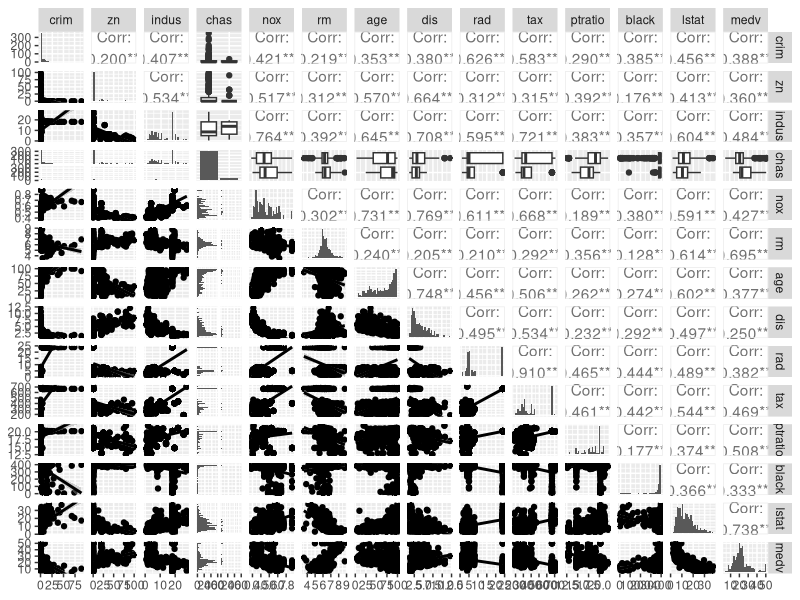
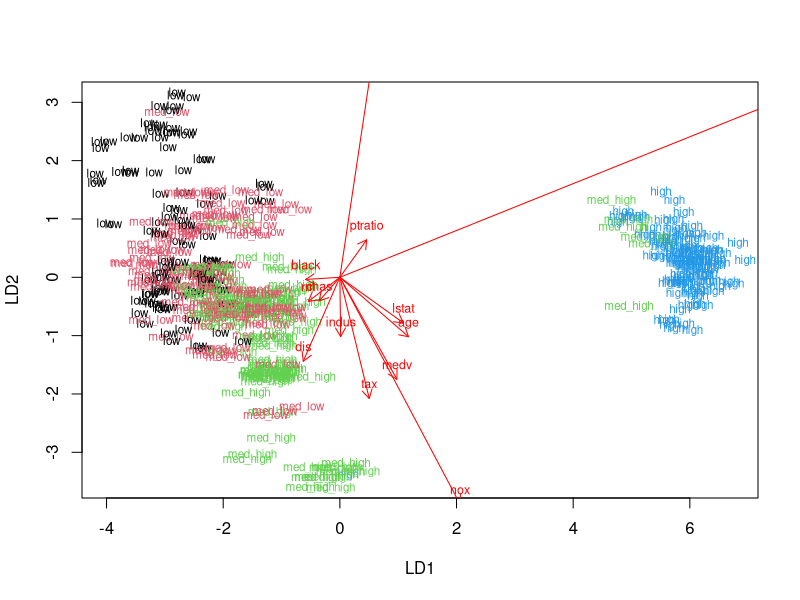
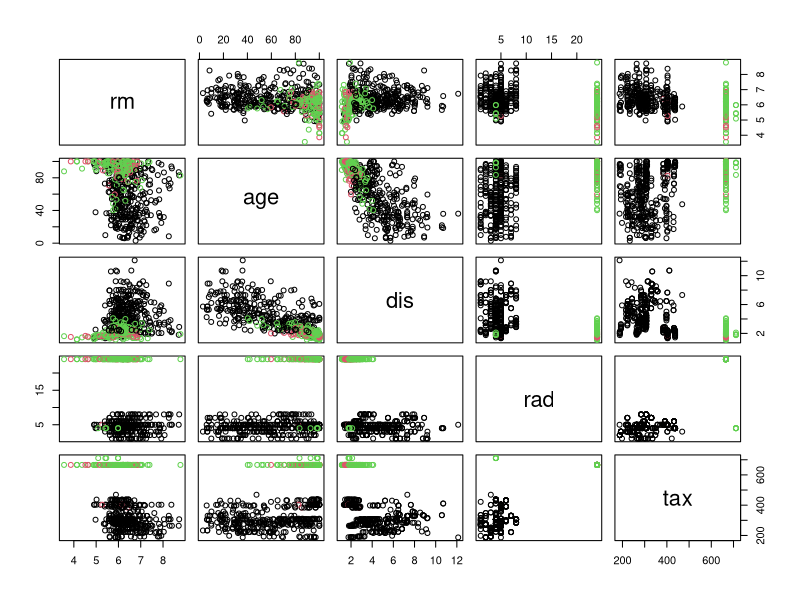
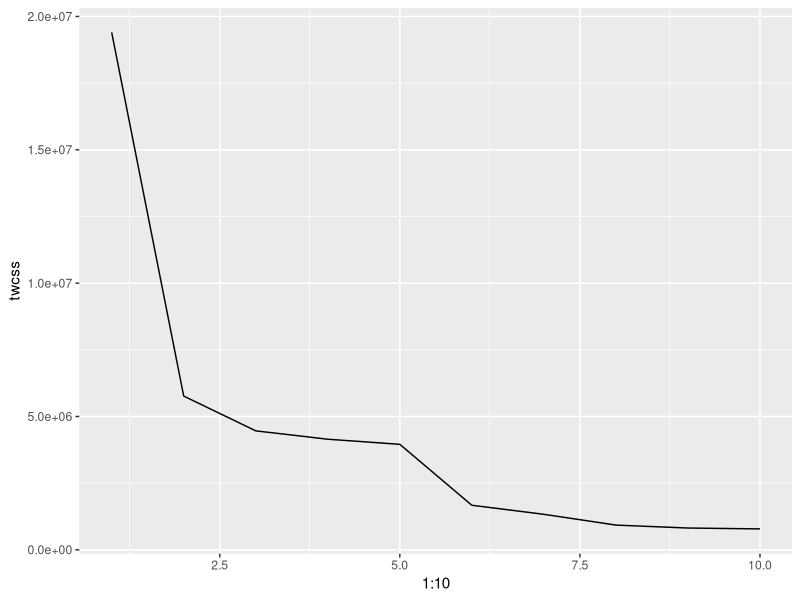
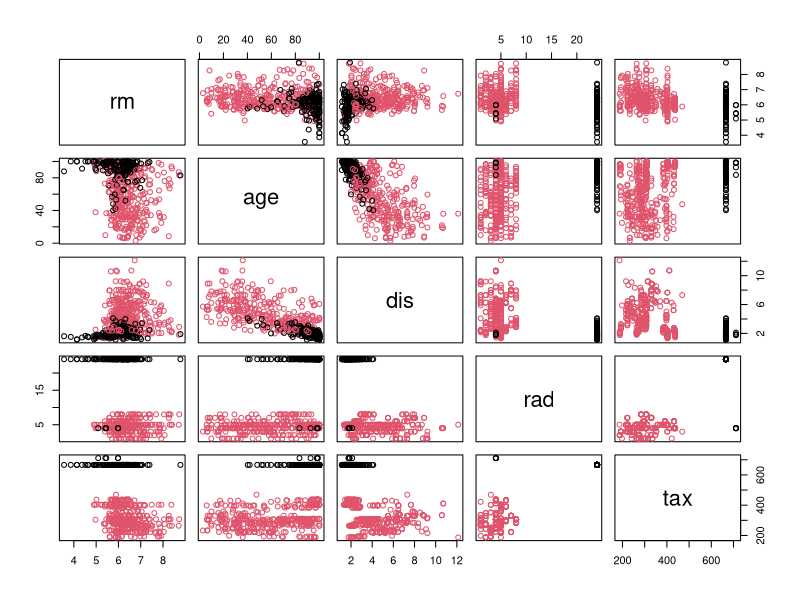
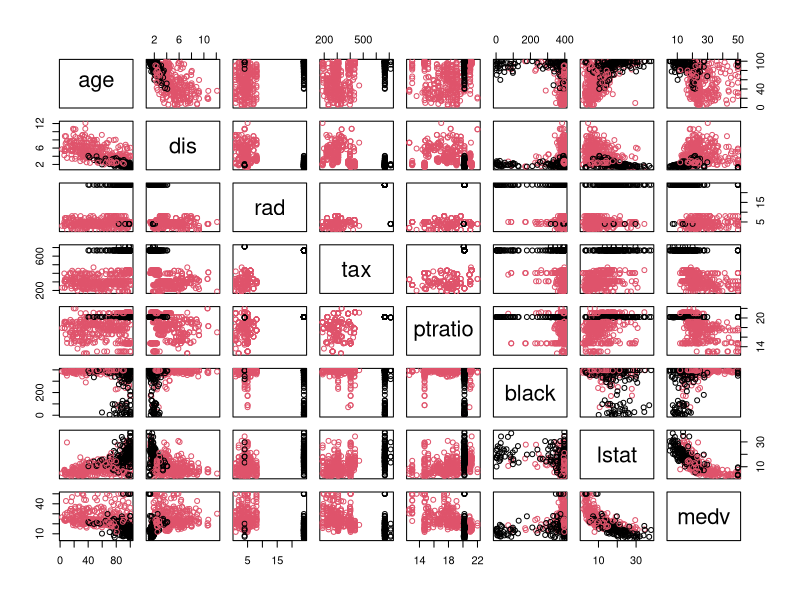

Source code (R) for these figures, in order:
## ---- chunk 1
# This is a so-called "R chunk" where you can write R code.

date()

## ---- chunk 2
library(GGally)
library(ggplot2)
## ---- chunk 3
library(MASS)
data("Boston")
## ---- chunk 4
dim(Boston)
## ---- chunk 5
str(Boston)
## ---- chunk 6
Boston$chas = as.factor(Boston$chas)
## ---- chunk 7
p1 <- ggpairs(Boston, mapping=aes(), diag=list(continuous="barDiag"), lower=list(continuous="smooth"))
suppressMessages(print(p1))
## ---- chunk 8
summary(Boston)
## ---- chunk 9
Boston$chas = as.numeric(Boston$chas)
boston_scaled <- scale(Boston)
boston_scaled <- as.data.frame(boston_scaled)
summary(boston_scaled)
## ---- chunk 10
bins <- quantile(boston_scaled$crim)
crime <- cut(boston_scaled$crim, breaks = bins, include.lowest = TRUE, labels=c("low", "med_low", "med_high", "high"))
boston_scaled <- dplyr::select(boston_scaled, -crim)
boston_scaled <- data.frame(boston_scaled, crime)
## ---- chunk 11
set.seed(4313) #set seed to obtain same result in predictions (for writing purposes, comment out if you want different results)
n <- nrow(boston_scaled) #number of rows
ind <- sample(n,  size = n * 0.8) #random indices of 80% of the datapoints

train <- boston_scaled[ind,] #create training data
test <- boston_scaled[-ind,] #create testing data

correct_classes <- test$crime #Store the correct classes from test data in its own variable
test <- dplyr::select(test,-crime) #Remove the correct classes from the test data
## ---- chunk 12
lda.fit <- lda(crime ~ ., data = train)
lda.arrows <- function(x, myscale = 1, arrow_heads = 0.1, color = "red", tex = 0.75, choices = c(1,2)){
  heads <- coef(x)
  arrows(x0 = 0, y0 = 0, 
         x1 = myscale * heads[,choices[1]], 
         y1 = myscale * heads[,choices[2]], col=color, length = arrow_heads)
  text(myscale * heads[,choices], labels = row.names(heads), 
       cex = tex, col=color, pos=3)
}
classes <- as.numeric(train$crime)
plot(lda.fit, dimen = 2, col=classes, pch=classes)
lda.arrows(lda.fit, myscale = 5)
## ---- chunk 13
lda.pred <- predict(lda.fit, newdata=test)
table(correct=correct_classes, predicted=lda.pred$class)
## ---- chunk 14
data("Boston")
boston_scaled <- scale(Boston)
boston_scaled <- as.data.frame(boston_scaled)
## ---- chunk 15
dist <- dist(Boston, method="manhattan")
summary(dist)
## ---- chunk 16
km <- kmeans(Boston, centers = 3)
pairs(Boston[6:10], col=km$cluster)
## ---- chunk 17
twcss <- sapply(1:10, function(k){kmeans(Boston, k)$tot.withinss})
qplot(x=1:10, y=twcss, geom='line')
## ---- chunk 18
km <- kmeans(Boston, centers = 2)
pairs(Boston[6:10], col=km$cluster)
## ---- chunk 19
pairs(Boston[7:14], col=km$cluster)
